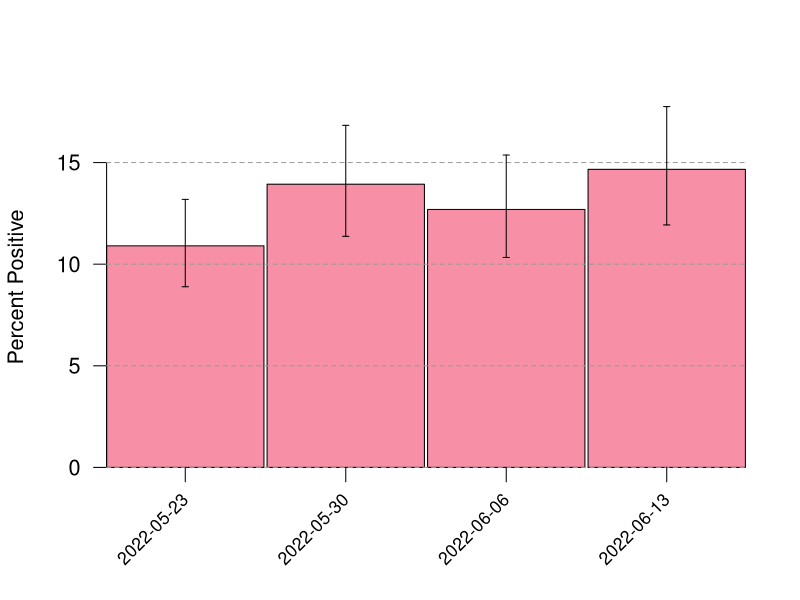

Here is the R script that generated this plot:
## ---- chunk 1
knitr::opts_chunk$set(echo=FALSE, warning=FALSE, message=FALSE,
                      fig.path="", fig.width=11, fig.height=6)
## ---- chunk 2
x <- read.csv("uw_covid_2022.csv")
x <- x[x$Date != "2022-05-16",] # drop the week of 2022-05-16, because the data is bogus

x <- cbind(x, percent=x$Positive/x$Total*100)

x <- cbind(x, lo=NA, hi=NA)
for(i in 1:nrow(x)) {
    ci <- binom.test(x[i,"Positive"], x[i, "Total"])$conf.int
    x[i,"lo"] <- ci[1]*100
    x[i,"hi"] <- ci[2]*100
}
## ---- chunk 3
light_color <- c(green="#A8DC93", blue="#B3C7E5", red="#F78FA7")[3]
dark_color <- c(green="#0D8308", blue="#0855B3", red="#C5050C")[3]

test_date <- as.Date(x[,1])

mx <- max(x[,"hi"])
par(cex=1.3)
z <- barplot(x[, "percent"], col=light_color, main="",
             las=1, ylim=c(0, mx), space=0.02,
             ylab="Percent Positive", xaxs="i")
abline(h=pretty(c(0,mx)), lty=2, col="gray60")

u <- par("usr")
v <- z[,1]
segments(v, u[3], v, u[3]-diff(u[3:4])*0.04, xpd=TRUE)
text(v, u[3] - diff(u[3:4])*0.08, x[,1], adj=c(1, 0.5), srt=45, xpd=TRUE, cex=0.8)

xx <- v
yy1 <- x[, "lo"]
yy2 <- x[, "hi"]
segments(xx, yy1, xx, yy2)

d <- 0.02 # half-width of horizontal lines at interval endpoints

segments(xx-d, yy1, xx+d, yy1)
segments(xx-d, yy2, xx+d, yy2)
